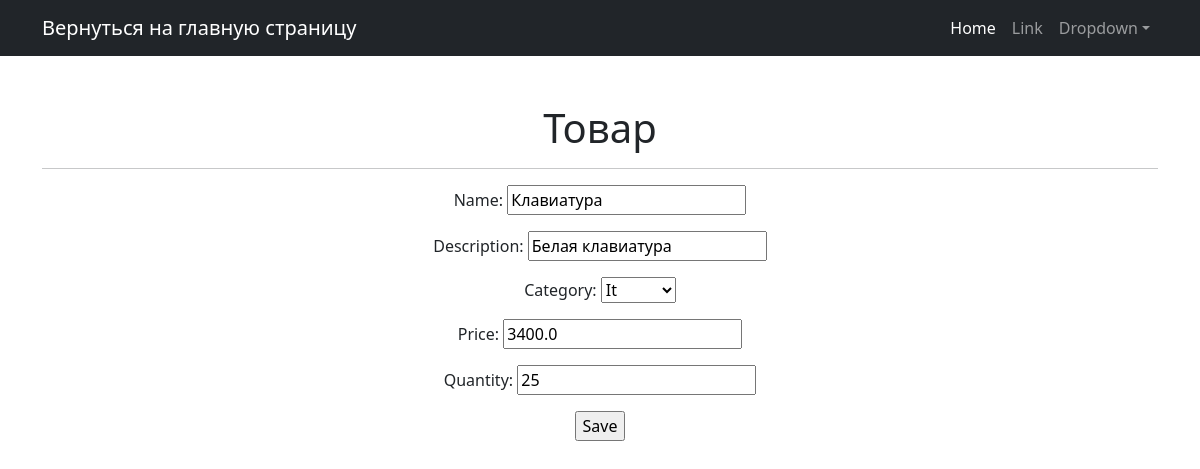
Screenshot of /products/4/update/ (signed in) with the database file from the repository.
### simpleapp/models.py (models this page shows, shortened)
class Product(models.Model):
    name = models.CharField(
        max_length=50,
        unique=True,
    )
    description = models.TextField()
    quantity = models.IntegerField(
        validators=[MinValueValidator(0)],
    )
    category = models.ForeignKey(
        to='Category',
        on_delete=models.CASCADE,
        related_name='products',
    )
    price = models.FloatField(
        validators=[MinValueValidator(0.0)],
    )

class Category(models.Model):
    name = models.CharField(max_length=100, unique=True)
    def __str__(self):
        return self.name.title()

### simpleapp/views.py (the view)
# urls.py: path('<int:pk>/update/', ProductUpdate.as_view(), name='product_update'),
class ProductUpdate(PermissionRequiredMixin, UpdateView):
    permission_required = ('simpleapp.change_product',)
    form_class = ProductForm
    model = Product
    template_name = 'product_edit.html'

### simpleapp/forms.py (shortened to what this page needs)
class ProductForm(forms.ModelForm):
    description = forms.CharField(min_length=20)
    class Meta:
        model = Product
        fields = ['name', 'description', 'category', 'price', 'quantity']

### templates/product_edit.html (shortened to what this page needs)
{% extends 'flatpages/default.html' %}
{% block content %}
<h1>Товар</h1>
<hr>
<form action="" method="post">
    {{ form.as_p }}
    <input type="submit" value="Save" />
</form>
{% endblock content %}

### rows the page displays
Product: name "Клавиатура", description "Белая клавиатура", category "It", price "3400.0", quantity "25"
